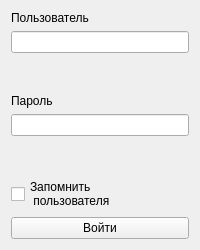
<?xml version="1.0" encoding="UTF-8"?>
<ui version="4.0">
 <class>Widget</class>
 <widget class="QWidget" name="Widget">
  <property name="windowModality">
   <enum>Qt::WindowModal</enum>
  </property>
  <property name="geometry">
   <rect>
    <x>0</x>
    <y>0</y>
    <width>200</width>
    <height>250</height>
   </rect>
  </property>
  <property name="sizePolicy">
   <sizepolicy hsizetype="Ignored" vsizetype="Ignored">
    <horstretch>0</horstretch>
    <verstretch>0</verstretch>
   </sizepolicy>
  </property>
  <property name="minimumSize">
   <size>
    <width>200</width>
    <height>250</height>
   </size>
  </property>
  <property name="maximumSize">
   <size>
    <width>200</width>
    <height>250</height>
   </size>
  </property>
  <property name="windowTitle">
   <string>Вход</string>
  </property>
  <layout class="QGridLayout" name="gridLayout">
   <item row="0" column="0">
    <layout class="QVBoxLayout" name="verticalLayout_3">
     <item>
      <layout class="QVBoxLayout" name="verticalLayout">
       <item>
        <widget class="QLabel" name="label">
         <property name="text">
          <string>Пользователь</string>
         </property>
        </widget>
       </item>
       <item>
        <widget class="QLineEdit" name="lineEdit_login">
         <property name="text">
          <string/>
         </property>
        </widget>
       </item>
       <item>
        <spacer name="verticalSpacer">
         <property name="orientation">
          <enum>Qt::Vertical</enum>
         </property>
         <property name="sizeHint" stdset="0">
          <size>
           <width>20</width>
           <height>40</height>
          </size>
         </property>
        </spacer>
       </item>
      </layout>
     </item>
     <item>
      <layout class="QVBoxLayout" name="verticalLayout_2">
       <item>
        <widget class="QLabel" name="label_2">
         <property name="text">
          <string>Пароль</string>
         </property>
        </widget>
       </item>
       <item>
        <widget class="QLineEdit" name="lineEdit_passwd">
         <property name="text">
          <string/>
         </property>
         <property name="echoMode">
          <enum>QLineEdit::Password</enum>
         </property>
        </widget>
       </item>
       <item>
        <spacer name="verticalSpacer_2">
         <property name="orientation">
          <enum>Qt::Vertical</enum>
         </property>
         <property name="sizeHint" stdset="0">
          <size>
           <width>20</width>
           <height>40</height>
          </size>
         </property>
        </spacer>
       </item>
      </layout>
     </item>
     <item>
      <widget class="QCheckBox" name="_save_plogin">
       <property name="text">
        <string>Запомнить
 пользователя</string>
       </property>
      </widget>
     </item>
     <item>
      <widget class="QPushButton" name="pushButton_enter">
       <property name="text">
        <string>Войти</string>
       </property>
      </widget>
     </item>
    </layout>
   </item>
  </layout>
 </widget>
 <layoutdefault spacing="6" margin="11"/>
 <resources/>
 <connections/>
</ui>
